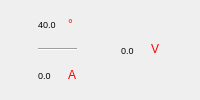
          <widget class="QWidget" name="widget_joint2_state" native="true">
           <property name="sizePolicy">
            <sizepolicy hsizetype="Fixed" vsizetype="Fixed">
             <horstretch>0</horstretch>
             <verstretch>0</verstretch>
            </sizepolicy>
           </property>
           <property name="minimumSize">
            <size>
             <width>85</width>
             <height>36</height>
            </size>
           </property>
           <property name="maximumSize">
            <size>
             <width>16777215</width>
             <height>16777215</height>
            </size>
           </property>
           <layout class="QHBoxLayout" name="horizontalLayout_26">
            <property name="spacing">
             <number>6</number>
            </property>
            <property name="leftMargin">
             <number>0</number>
            </property>
            <property name="topMargin">
             <number>0</number>
            </property>
            <property name="rightMargin">
             <number>0</number>
            </property>
            <property name="bottomMargin">
             <number>0</number>
            </property>
            <item>
             <layout class="QVBoxLayout" name="verticalLayout_30">
              <property name="spacing">
               <number>0</number>
              </property>
              <property name="rightMargin">
               <number>0</number>
              </property>
              <item>
               <layout class="QHBoxLayout" name="horizontalLayout_27">
                <property name="spacing">
                 <number>0</number>
                </property>
                <item>
                 <widget class="QLabel" name="label_joint2_temperature">
                  <property name="minimumSize">
                   <size>
                    <width>30</width>
                    <height>14</height>
                   </size>
                  </property>
                  <property name="maximumSize">
                   <size>
                    <width>30</width>
                    <height>14</height>
                   </size>
                  </property>
                  <property name="font">
                   <font>
                    <pointsize>7</pointsize>
                   </font>
                  </property>
                  <property name="text">
                   <string>40.0</string>
                  </property>
                 </widget>
                </item>
                <item>
                 <widget class="QLabel" name="label_28">
                  <property name="sizePolicy">
                   <sizepolicy hsizetype="Fixed" vsizetype="Preferred">
                    <horstretch>0</horstretch>
                    <verstretch>0</verstretch>
                   </sizepolicy>
                  </property>
                  <property name="minimumSize">
                   <size>
                    <width>9</width>
                    <height>14</height>
                   </size>
                  </property>
                  <property name="maximumSize">
                   <size>
                    <width>9</width>
                    <height>14</height>
                   </size>
                  </property>
                  <property name="font">
                   <font>
                    <pointsize>9</pointsize>
                   </font>
                  </property>
                  <property name="text">
                   <string>&lt;html&gt;&lt;head/&gt;&lt;body&gt;&lt;p&gt;&lt;span style=&quot; color:#ff0000;&quot;&gt;°&lt;/span&gt;&lt;/p&gt;&lt;/body&gt;&lt;/html&gt;</string>
                  </property>
                 </widget>
                </item>
               </layout>
              </item>
              <item>
               <widget class="Line" name="line_23">
                <property name="maximumSize">
                 <size>
                  <width>16777215</width>
                  <height>16777215</height>
                 </size>
                </property>
                <property name="orientation">
                 <enum>Qt::Horizontal</enum>
                </property>
               </widget>
              </item>
              <item>
               <layout class="QHBoxLayout" name="horizontalLayout_28">
                <property name="spacing">
                 <number>0</number>
                </property>
                <item>
                 <widget class="QLabel" name="label_joint2_current">
                  <property name="minimumSize">
                   <size>
                    <width>30</width>
                    <height>14</height>
                   </size>
                  </property>
                  <property name="maximumSize">
                   <size>
                    <width>30</width>
                    <height>14</height>
                   </size>
                  </property>
                  <property name="font">
                   <font>
                    <pointsize>7</pointsize>
                   </font>
                  </property>
                  <property name="text">
                   <string>0.0</string>
                  </property>
                 </widget>
                </item>
                <item>
                 <widget class="QLabel" name="label_30">
                  <property name="sizePolicy">
                   <sizepolicy hsizetype="Fixed" vsizetype="Preferred">
                    <horstretch>0</horstretch>
                    <verstretch>0</verstretch>
                   </sizepolicy>
                  </property>
                  <property name="minimumSize">
                   <size>
                    <width>9</width>
                    <height>14</height>
                   </size>
                  </property>
                  <property name="maximumSize">
                   <size>
                    <width>9</width>
                    <height>14</height>
                   </size>
                  </property>
                  <property name="font">
                   <font>
                    <pointsize>9</pointsize>
                   </font>
                  </property>
                  <property name="text">
                   <string>&lt;html&gt;&lt;head/&gt;&lt;body&gt;&lt;p&gt;&lt;span style=&quot; color:#ff0000;&quot;&gt;A&lt;/span&gt;&lt;/p&gt;&lt;/body&gt;&lt;/html&gt;</string>
                  </property>
                 </widget>
                </item>
               </layout>
              </item>
             </layout>
            </item>
            <item>
             <layout class="QHBoxLayout" name="horizontalLayout_29">
              <property name="spacing">
               <number>0</number>
              </property>
              <item>
               <widget class="QLabel" name="label_joint2_voltage">
                <property name="minimumSize">
                 <size>
                  <width>30</width>
                  <height>36</height>
                 </size>
                </property>
                <property name="maximumSize">
                 <size>
                  <width>30</width>
                  <height>36</height>
                 </size>
                </property>
                <property name="font">
                 <font>
                  <pointsize>7</pointsize>
                 </font>
                </property>
                <property name="text">
                 <string>0.0</string>
                </property>
               </widget>
              </item>
              <item>
               <widget class="QLabel" name="label_32">
                <property name="sizePolicy">
                 <sizepolicy hsizetype="Fixed" vsizetype="Preferred">
                  <horstretch>0</horstretch>
                  <verstretch>0</verstretch>
                 </sizepolicy>
                </property>
                <property name="minimumSize">
                 <size>
                  <width>9</width>
                  <height>25</height>
                 </size>
                </property>
                <property name="maximumSize">
                 <size>
                  <width>9</width>
                  <height>25</height>
                 </size>
                </property>
                <property name="font">
                 <font>
                  <pointsize>9</pointsize>
                 </font>
                </property>
                <property name="text">
                 <string>&lt;html&gt;&lt;head/&gt;&lt;body&gt;&lt;p&gt;&lt;span style=&quot; color:#ff0000;&quot;&gt;V&lt;/span&gt;&lt;/p&gt;&lt;/body&gt;&lt;/html&gt;</string>
                </property>
               </widget>
              </item>
             </layout>
            </item>
           </layout>
          </widget>
